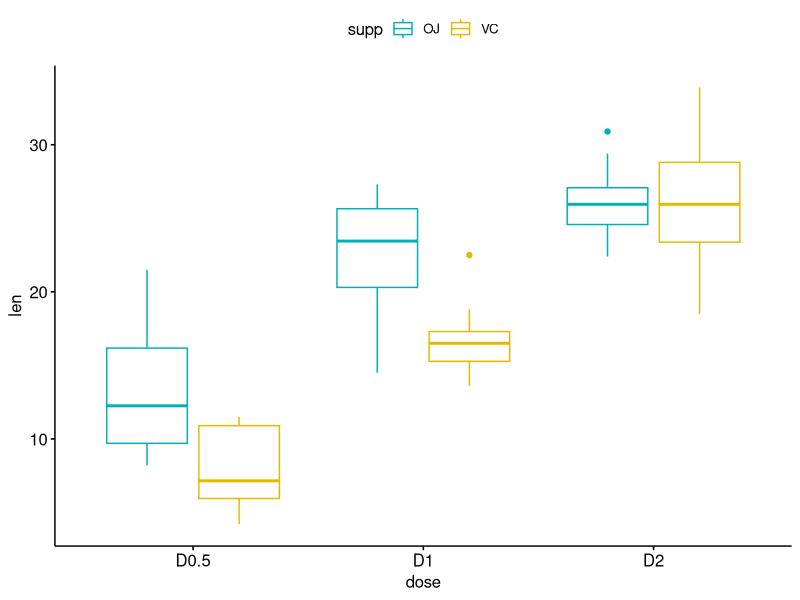
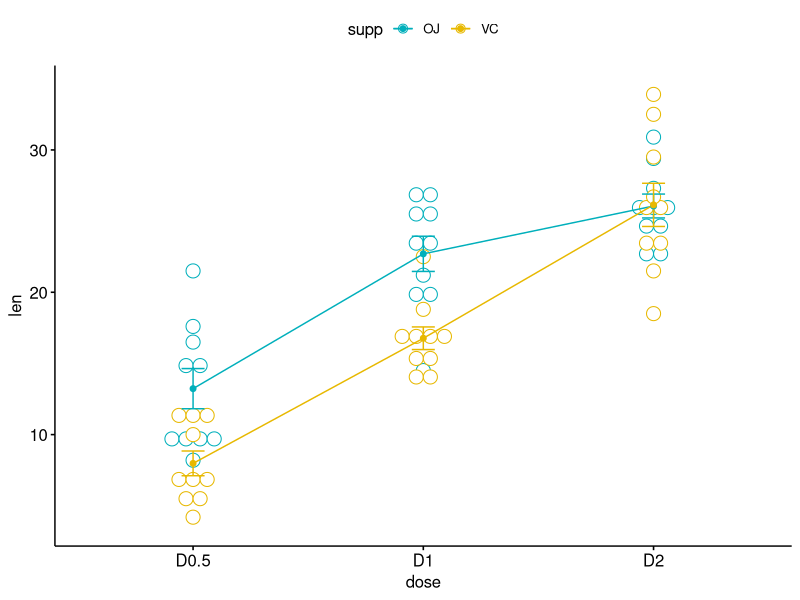
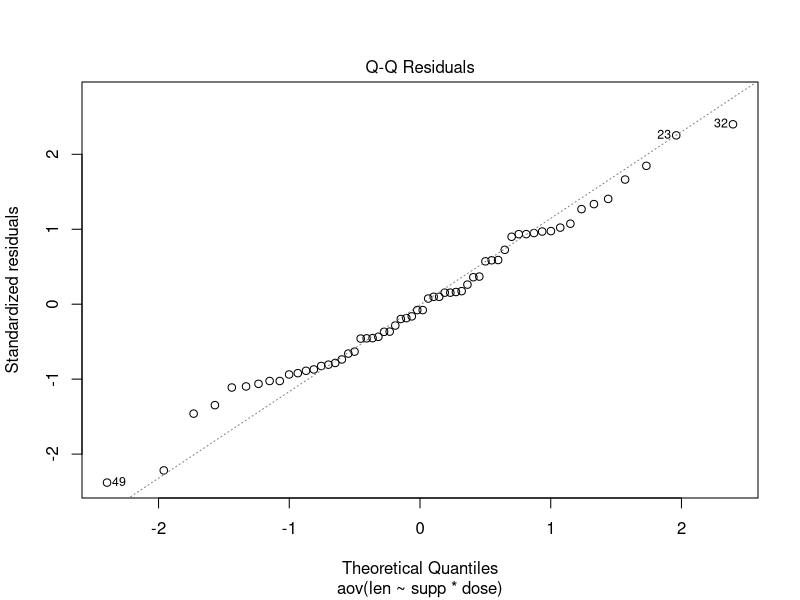
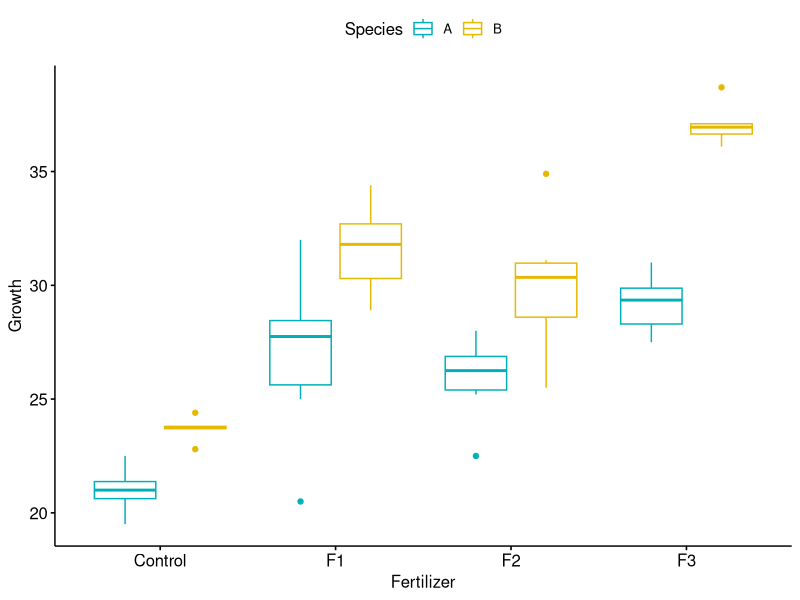
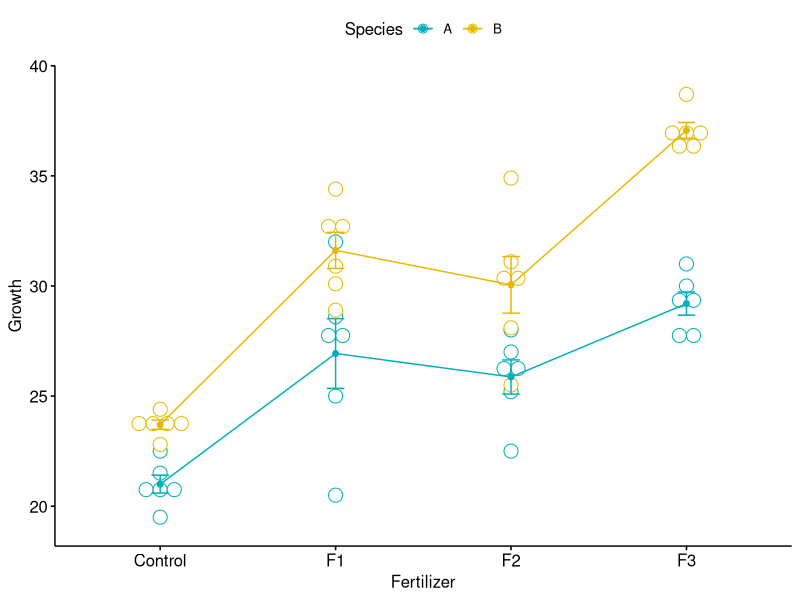
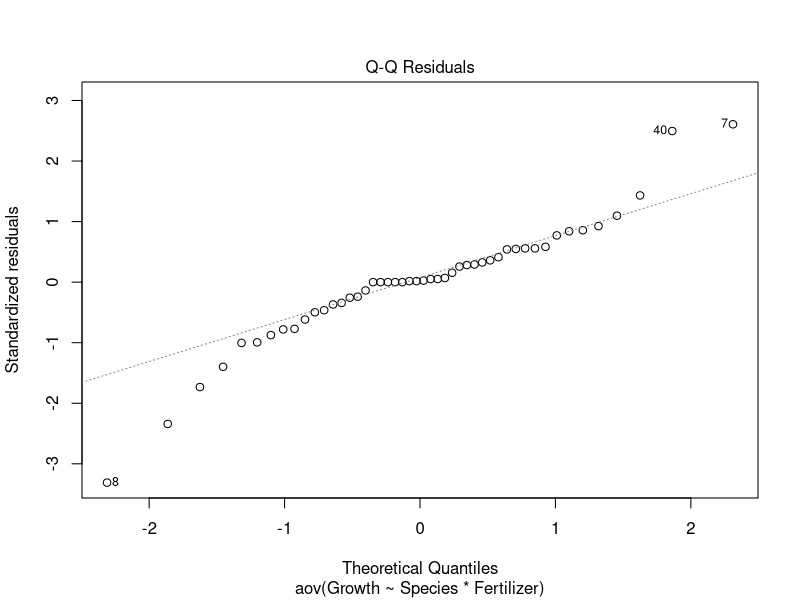

Write the R code that produced these figures, in order.
library(dplyr)

# Carregar dados ToothGrowth - contem dados de um estudo
# que avalia o efeito da vitamina C no crescimento do dente
# em porquinhos da índia. O experimento foi realizado em 60
# animais, onde cada um dos animais recebeu uma das 3 doses
# de vitamina C (0,5, 1, e 2 mg/dia) via um dos dois métodos
# (suco de laranja, OJ, e ácido ascórbico, VC). O tamanho dos
# dentes foram medidos. Neste experimento, queremos saber se
# o crescimento do dente depende da dose de vitamina C e do método
# aplicado.

my_data <- ToothGrowth
head(my_data)
str(my_data)

# Converter a coluna dose para fatores

my_data$dose <- factor(my_data$dose, 
                levels = c(0.5, 1, 2),
                labels = c("D0.5", "D1", "D2"))

str(my_data)

# Verificando a frequência de cada célula
table(my_data$supp, my_data$dose)

# Visualizando os dados
if(!require(ggpubr)) install.packages("ggpubr")
library("ggpubr")

ggboxplot(my_data, x = "dose", y = "len", color = "supp",
          palette = c("#00AFBB", "#E7B800"))

ggline(my_data, x = "dose", y = "len", color = "supp",
       add = c("mean_se", "dotplot"),
       palette = c("#00AFBB", "#E7B800"))

# Realizando o ANOVA de dois fatores:
res.aov2 <- aov(len ~ supp + dose, data = my_data)
summary(res.aov2)

res.aov3 <- aov(len ~ supp * dose, data = my_data)
summary(res.aov3)

# Teste de Tukey para encontrar as médias diferentes
# para dose
TukeyHSD(res.aov3, which = "dose")

# para supp
TukeyHSD(res.aov3, which = "supp")

# Verificando se os dados seguem os pressupostos do ANOVA

# Teste de homogeneidade
if(!require(car)) install.packages("car")
library(car)
leveneTest(len ~ supp*dose, data = my_data)

# Teste de normalidade
# QQplot
plot(res.aov3, 2)

# Shappiro-Wilk
# Extrair resíduos
aov_residuals <- residuals(object = res.aov3)
# Executar o teste Shapiro-Wilk
shapiro.test(x = aov_residuals )

# Teste ANOVA com dois fatores para desenhos não balanceados
# Existem três métodos para realizar o teste de ANOVA para 
# desenhos não balanceados: type I, type II e type III.
# Recomenda-se usar o type III.

library(car)
my_anova <- aov(len ~ supp * dose, data = my_data)
Anova(my_anova, type = "III")


# em desenhos balanceados, os três métodos apresentarão os 
# mesmos resultados.

# Exercício
my_data <- read.csv('growth2.csv')
my_anova <- aov(Growth ~ Species * Fertilizer, data = my_data)
summary(my_anova)

ggboxplot(my_data, x = "Fertilizer", y = "Growth", color = "Species",
          palette = c("#00AFBB", "#E7B800"))
ggline(my_data, x = "Fertilizer", y = "Growth", color = "Species",
          add = c("mean_se", "dotplot"),
          palette = c("#00AFBB", "#E7B800"))

TukeyHSD(my_anova, which = "Fertilizer")
TukeyHSD(my_anova, which = "Species")

# Teste de homogeneidade
leveneTest(Growth ~ Species*Fertilizer, data = my_data)
#QQplot
plot(my_anova, 2)
# Extrair resíduos
aov_residuals <- residuals(object = my_anova)
# Executar o teste Shapiro-Wilk
shapiro.test(x = aov_residuals )